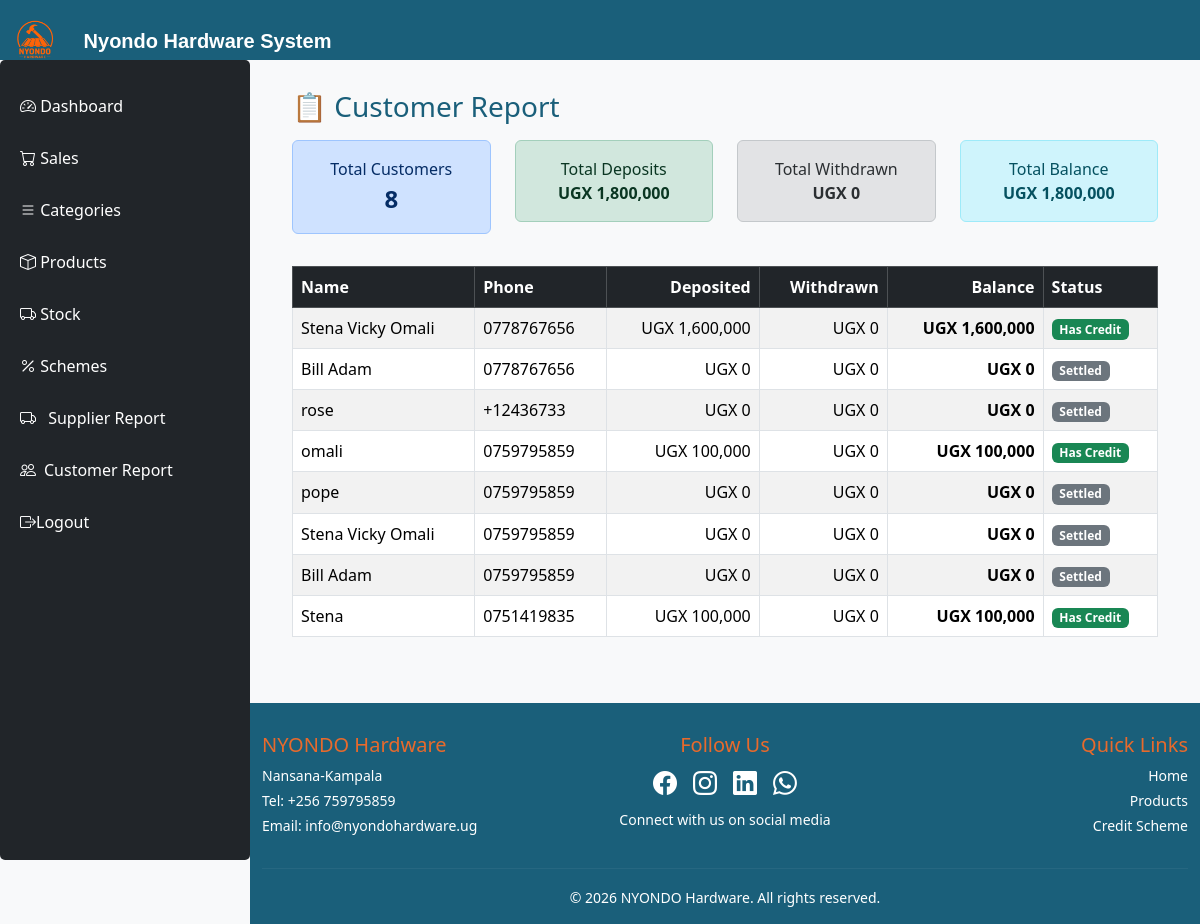
/schemeapp/customer_report/, run on the app's committed database.
### schemeapp/models.py (models this page shows, shortened)
class SchemeCustomer(models.Model):
    full_name = models.CharField(max_length=255)
    nin_number = models.CharField(max_length=20, unique=True)
    phone_number = models.CharField(max_length=20)
    address = models.TextField()
    occupation = models.CharField(max_length=255)
    employer_name = models.CharField(max_length=255)
    payment_plan = models.CharField(max_length=255, blank=True, null=True)
    date_registered = models.DateField(default=timezone.now)

### schemeapp/views.py (the view)
# urls.py: path('customer_report/', views.customer_report, name='customer_report'),
def customer_report(request):
    customers = SchemeCustomer.objects.all()
    customer_data = []
    total_deposits = 0
    total_withdrawn = 0
    total_balance = 0
    for customer in customers:
        payments = SchemePayment.objects.filter(customer=customer)
        total_deposited = sum(p.amount_paid for p in payments)
        pickups = SchemeGoodsPickup.objects.filter(customer=customer)
        total_withdrawn_amount = sum(p.quantity_taken * p.product.selling_price for p in pickups)
        balance = total_deposited - total_withdrawn_amount
        customer_data.append({
            'name': customer.full_name,
            'phone': customer.phone_number,
            'total_deposited': total_deposited,
            'total_withdrawn': total_withdrawn_amount,
            'balance': balance,
        })
        total_deposits += total_deposited
        total_withdrawn += total_withdrawn_amount
        total_balance += balance
    context = {
        'customers': customer_data,
        'total_customers': len(customer_data),
        'total_deposits': total_deposits,
        'total_withdrawn': total_withdrawn,
        'total_balance': total_balance,
    }
    return render(request, 'customer_report.html', context)

### schemeapp/templates/customer_report.html (shortened to what this page needs)
{% extends 'base.html' %}
{% load humanize %}
{% block content %}
<div class="container">
    <h3 class="mb-3" style="color: #1a5f7a;">📋 Customer Report</h3>
    <div class="row mb-3">
        <div class="col-md-3">
            <div class="alert alert-primary text-center">
                Total Customers<br>
                <strong style="font-size: 24px;">{{ total_customers|default:0 }}</strong>
            </div>
        </div>
        <div class="col-md-3">
            <div class="alert alert-success text-center">
                Total Deposits<br>
                <strong>UGX {{ total_deposits|floatformat:0|intcomma }}</strong>
            </div>
        </div>
        <div class="col-md-3">
            <div class="alert alert-secondary text-center">
                Total Withdrawn<br>
                <strong>UGX {{ total_withdrawn|floatformat:0|intcomma }}</strong>
            </div>
        </div>
        <div class="col-md-3">
            <div class="alert alert-info text-center">
                Total Balance<br>
                <strong>UGX {{ total_balance|floatformat:0|intcomma }}</strong>
            </div>
        </div>
    </div>
    <table class="table table-bordered table-striped">
        <thead class="table-dark">
            <tr>
                <th>Name</th>
                <th>Phone</th>
                <th class="text-end">Deposited</th>
                <th class="text-end">Withdrawn</th>
                <th class="text-end">Balance</th>
                <th>Status</th>
            </tr>
        </thead>
        <tbody>
            {% for customer in customers %}
            <tr>
                <td>{{ customer.name }}</td>
                <td>{{ customer.phone }}</td>
                <td class="text-end">UGX {{ customer.total_deposited|floatformat:0|intcomma }}</td>
                <td class="text-end">UGX {{ customer.total_withdrawn|floatformat:0|intcomma }}</td>
                <td class="text-end">
                    <strong>UGX {{ customer.balance|floatformat:0|intcomma }}</strong>
                </td>
                <td>
                    {% if customer.balance > 0 %}
                        <span class="badge bg-success">Has Credit</span>
                    {% elif customer.balance < 0 %}
                        <span class="badge bg-danger">Overdrawn</span>
                    {% else %}
                        <span class="badge bg-secondary">Settled</span>
                    {% endif %}
                </td>
             </tr>
            {% empty %}
            <tr>
                <td colspan="6" class="text-center">No customers found</td>
             </tr>
            {% endfor %}
        </tbody>
     </table>
</div>
{% endblock %}

### saleapp/templates/base.html (style rules this page uses)
body { background-color: #f8f9fa; }

### data on the page
SchemeCustomer: name "Stena Vicky Omali", phone "0778767656"
SchemeCustomer: name "Bill Adam", phone "0778767656"
SchemeCustomer: name "rose", phone "+12436733"
SchemeCustomer: name "omali", phone "0759795859"
SchemeCustomer: name "pope", phone "0759795859"
SchemeCustomer: name "Stena Vicky Omali", phone "0759795859"
SchemeCustomer: name "Bill Adam", phone "0759795859"
SchemeCustomer: name "Stena", phone "0751419835"

### other printed values
{{ total_customers|default:0 }} "8"
{{ total_deposits|floatformat:0|intcomma }} "1,800,000"
{{ total_withdrawn|floatformat:0|intcomma }} "0"
{{ total_balance|floatformat:0|intcomma }} "1,800,000"
{{ customer.total_deposited|floatformat:0|intcomma }} "1,600,000" "0" "0" "100,000" "0" "0" "0" "100,000"
{{ customer.total_withdrawn|floatformat:0|intcomma }} "0" "0" "0" "0" "0" "0" "0" "0"
{{ customer.balance|floatformat:0|intcomma }} "1,600,000" "0" "0" "100,000" "0" "0" "0" "100,000"
